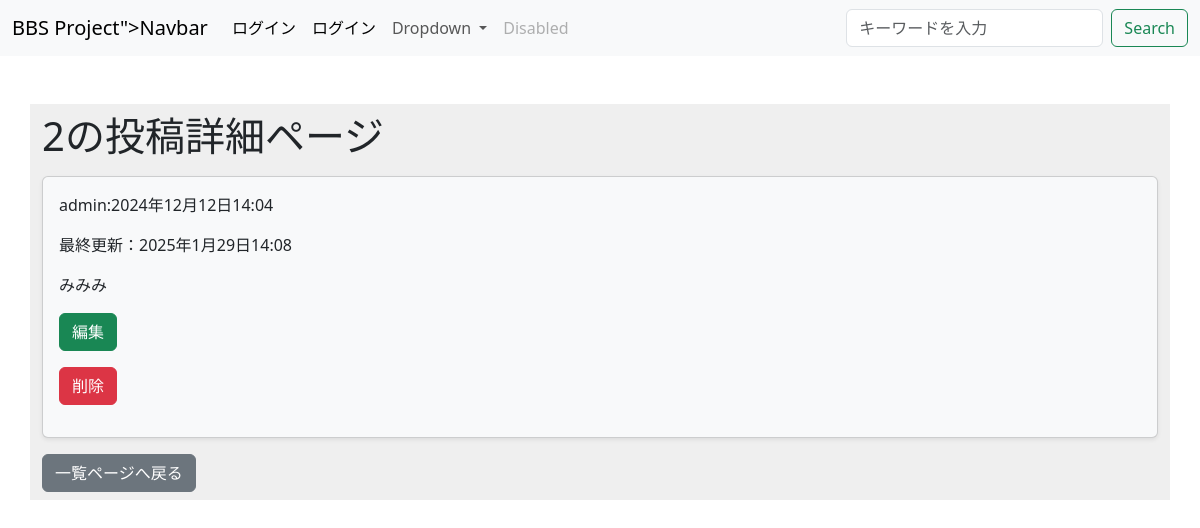
The page /bbs/2/ on the database its author committed.
### bbs/models.py (models this page shows, shortened)
class Article(models.Model):
    content = models.TextField()
    author = models.ForeignKey(User,on_delete=models.PROTECT)
    created_at = models.DateTimeField(auto_now_add=True)
    updated_at = models.DateTimeField(auto_now=True)

### bbs/views.py (the view)
# urls.py: path('<int:pk>/',views.DetailView.as_view(),name='detail'), #投稿詳細ページ
class DetailView(generic.DetailView):
    model = Article
    template_name = ('bbs/detail.html')

### bbs/forms.py
class SearchForm(forms.Form):
    words =forms.CharField(
        label='',
        max_length=50,
        widget=forms.TextInput(attrs={
            'class':'form-control me-2',
            'placeholder':'キーワードを入力'
        } )
    )

### bbs/context_processors.py (called while the page is built)
def search_form(request):
    return {'searchform':SearchForm()}

### templates/bbs/detail.html (shortened to what this page needs)
{% extends "base.html" %}
{% load django_bootstrap5 %}
{%block content%}
<h1>{{ object.id }}の投稿詳細ページ</h1>
<div class="card bg-light shadow-sm mt-3">
    <div class="card-body">
        <p>{{article.author}}:{{article.created_at}}</p>
        <p>最終更新：{{object.updated_at}}</p>
        <p>{{article.content}}</p>
        <p><a href="{% url "bbs:update" object.pk %}">{% bootstrap_button button_type="submit" button_class="btn-success" content="編集" size="md" %}</a></p>
        <p><a href="{% url "bbs:delete" object.pk %}">{% bootstrap_button button_type="submit" button_class="btn-danger" content="削除" size="md" %}</a></p>
    </div>
</div>
<div class="mt-3">
    <a href="{% url 'bbs:index' %}">{% bootstrap_button button_type="submit" button_class="btn-secondary" content="一覧ページへ戻る" size="md" %}</a>
</div>
{% endblock %}

### rows shown on the page
Article: id "2", author "admin", created_at "2024年12月12日14:04", updated_at "2025年1月29日14:08", content "みみみ"
